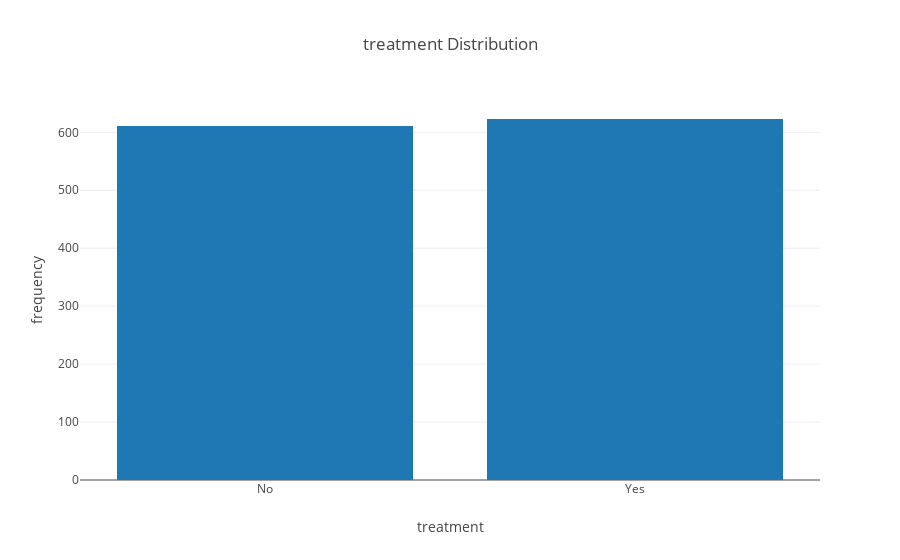

The notebook cell this image was saved under:
### Code cell
iplot(plot_data['treatment'][2])

### Figure 1 — Plotly figure (JSON) as saved in the notebook; plotly's stock layout.template omitted (floating-point values rounded to 4 significant figures)
{"data": [{"type": "bar", "x": ["No", "Yes"], "y": [611, 623]}], "layout": {"title": "treatment Distribution", "xaxis": {"title": "treatment"}, "yaxis": {"title": "frequency"}}}
